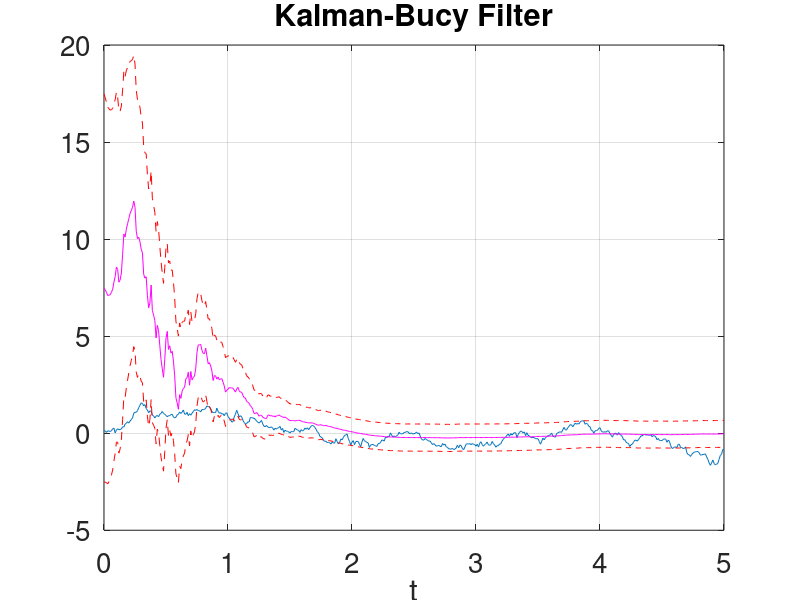
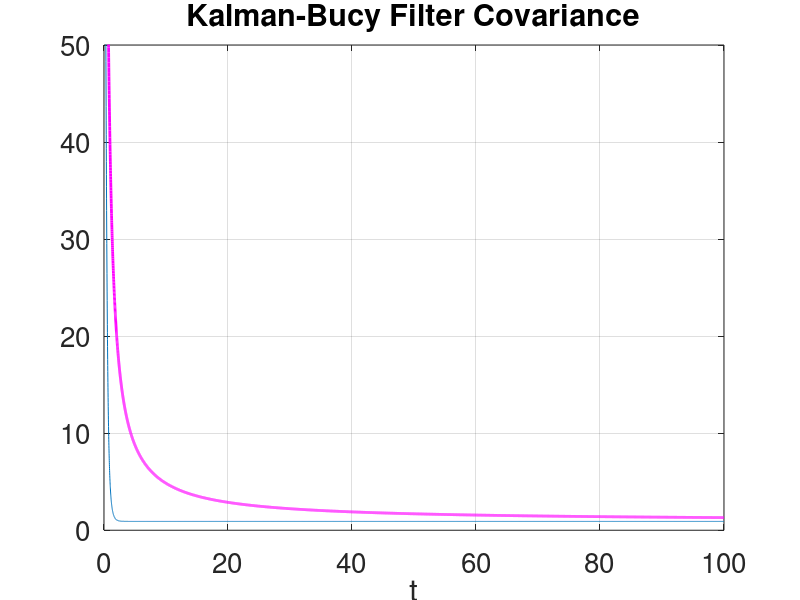
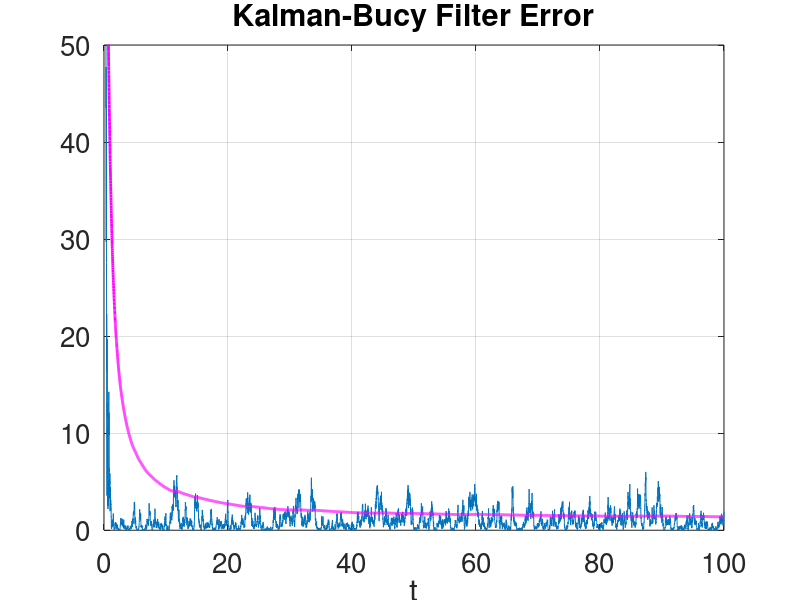

These charts were generated, in order, by the following MATLAB code:
clear;set(0,'defaultaxesfontsize',20);format long
%%% p8c.m Kalman-Bucy Filter
%% setup

J=1e4;% number of steps
N=2;%dimension of state
I=eye(N);% identity operator
gamma=1;% observational noise variance is gamma^2*I
sigma=1;% dynamics noise variance is sigma^2*I
C0=eye(2);% prior initial condition variance
m0=[0;0];% prior initial condition mean
sd=10;rng(sd);% choose random number seed
A=[-1 1;-1 -1];% dynamics determined by A
tau=0.01;% time discretization is tau
L=expm(A*tau);% forward semigroup operator
Sigma=sigma^2*((A+A')\(L*L'-I));% dynamics noise variance integrated
sqrtS=sqrtm(Sigma);

m=zeros(N,J+1);v=m;z=zeros(J+1,1);c=zeros(N,N,J+1);% pre-allocate
v(:,1)=m0+sqrtm(C0)*randn(N,1);% initial truth
m(:,1)=10*randn(N,1);% initial mean/estimate
c(:,:,1)=100*C0;% initial covariance
z(1)=0;% initial ghost observation
H=[1,0];% observation operator

%% solution % assimilate!

for j=1:J   
    v(:,j+1)=L*v(:,j) + sqrtS*randn(N,1);% truth
    z(j+1)=z(j)+tau*H*v(:,j+1) + gamma*sqrt(tau)*randn;% observation
    
    mhat=L*m(:,j);% estimator intermediate "predict"
    chat=L*c(:,:,j)*L'+Sigma;% covariance intermediate "predict"  
    
    d=(z(j+1)-z(j))/tau-H*mhat;% "innovation"
    K=(tau*chat*H')/(H*chat*H'*tau+gamma^2);% "Kalman gain"
    m(:,j+1)=mhat+K*d;% estimator "update"
    c(:,:,j+1)=(I-K*H)*chat;% covariance "update"    
end

figure;js=501;plot(tau*[0:js-1],v(2,1:js));hold;plot(tau*[0:js-1],m(2,1:js)...
,'m'); plot(tau*[0:js-1],m(2,1:js)+reshape(sqrt(c(2,2,1:js)),1,js),'r--');
plot(tau*[0:js-1],m(2,1:js)-reshape(sqrt(c(2,2,1:js)),1,js),'r--');
hold;grid;xlabel('t');
title('Kalman-Bucy Filter');
figure;plot(tau*[0:J],reshape(c(1,1,:)+c(2,2,:),J+1,1));hold
plot(tau*[0:J],cumsum(reshape(c(1,1,:)+c(2,2,:),J+1,1))./[1:J+1]',...
'm','Linewidth',2); grid;hold;xlabel('t');axis([0 tau*J 0 50]);
title('Kalman-Bucy Filter Covariance');
figure;plot(tau*[0:J],sum((v-m).^2));hold;
plot(tau*[0:J],cumsum(sum((v-m).^2))./[1:J+1],'m','Linewidth',2);grid
hold;xlabel('t');axis([0 tau*J 0 50]);
title('Kalman-Bucy Filter Error')










